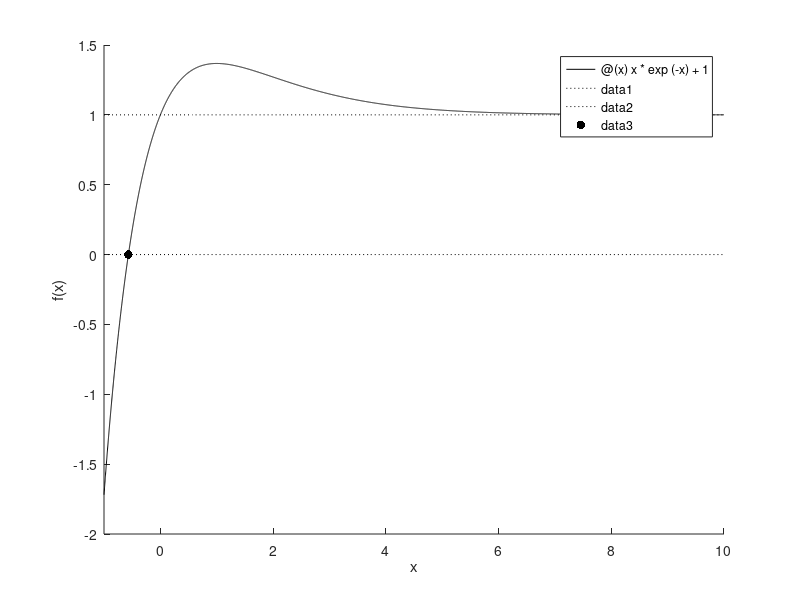

This chart was generated by the following MATLAB code: (Note: this script raises an error after producing the figure.)
%%% Solutions to CNS exercises PT1 from October 3th 2013 %%%

% Use Ctrl+Enter to execute one cell at a time


%% Exercise 1b

clear; close; clc

f_x = @(x) x*exp(-x)+1;

root = fzero(f_x, 0); %find root starting from x0 = 0

fprintf('Root at x = %0.5f\n', root);

figure; hold on
fplot(f_x, [-1 10], 'k'); %plot function
fplot('0', [-1 10], 'k:'); %plot f(x) = 0
fplot('1', [-1 10], 'k:'); %plot a=1
scatter(root, f_x(root),40,'k','filled'); %plot root
xlabel('x');
ylabel('f(x)')


%% Exercise 1c

clear; close; clc

% from the plot in 1b we can deduce that there are two roots when 
% lim (x>Inf) f(x) < 0. This limit is equal to a.
% For two roots it is also required that the maximum of the function is
% larger than zero: fmax = 0. Fmax is found where df/dx = 0:
% df/dx = (1-x)exp(-x) = 0 gives xmax = 1 and fmax = f(1) = exp(-1)+a.
% From fmax > 0 we find a > -1/e. So, between a = -1/e and a = 0, we find
% two roots. For higher values of a we'll find one root.

% Matlab has an implementation of the set of functions our f(x) belongs to,
% namely the Lambert W functions:

amin = -1/exp(1); %e is not defined, but exp(1) is
aVal_low = linspace(amin,2,100);      % Define values of a
x_i = 1;
for a = aVal_low
    x_low_branch(1,x_i) = -lambertw(0,a); % Analytic solution
    x_i = x_i+1;
end

aVal_high = linspace(amin,0,100);         % Define values of a
x_i = 1;
for a = aVal_high
    x_up_branch(1,x_i) = -lambertw(-1,a); % Analytic solution
    x_i = x_i+1;
end

figure; hold on
plot(aVal_low, x_low_branch, 'k');
plot(aVal_high, x_up_branch, 'k');
xlabel('a'); ylabel('root');

%% Exercise 1d

clear; close; clc

amin = -1/exp(1); %e is not defined, but exp(1) is
f_xa = @(x,a) x*exp(-x)+a;

% lower root
aVal_low = linspace(amin,2,100);
roots_low = zeros(numel(aVal_low),1)';

for Ia = 1:length(aVal_low)
    a = aVal_low(Ia); %set value for a
    f_x = @(x) f_xa(x,a); %redefine function with new a
    roots_low(Ia) = fzero(f_x, 0); %find root starting from x0 = 0
end

% upper root
aVal_high = linspace(amin,0,100);
roots_high = zeros(numel(aVal_high),1)';
for Ia = 1:length(aVal_high)
    a = aVal_high(Ia); %set value for a
    f_x = @(x) f_xa(x,a); %redefine function with new a
    roots_high(Ia) = fzero(f_x, 10); %find root starting from x0 = 0
end

figure; hold on
scatter(aVal_low, roots_low, 20, 'k', 'filled');
scatter(aVal_high, roots_high, 20, 'k', 'filled');
xlabel('a');
ylabel('root')
